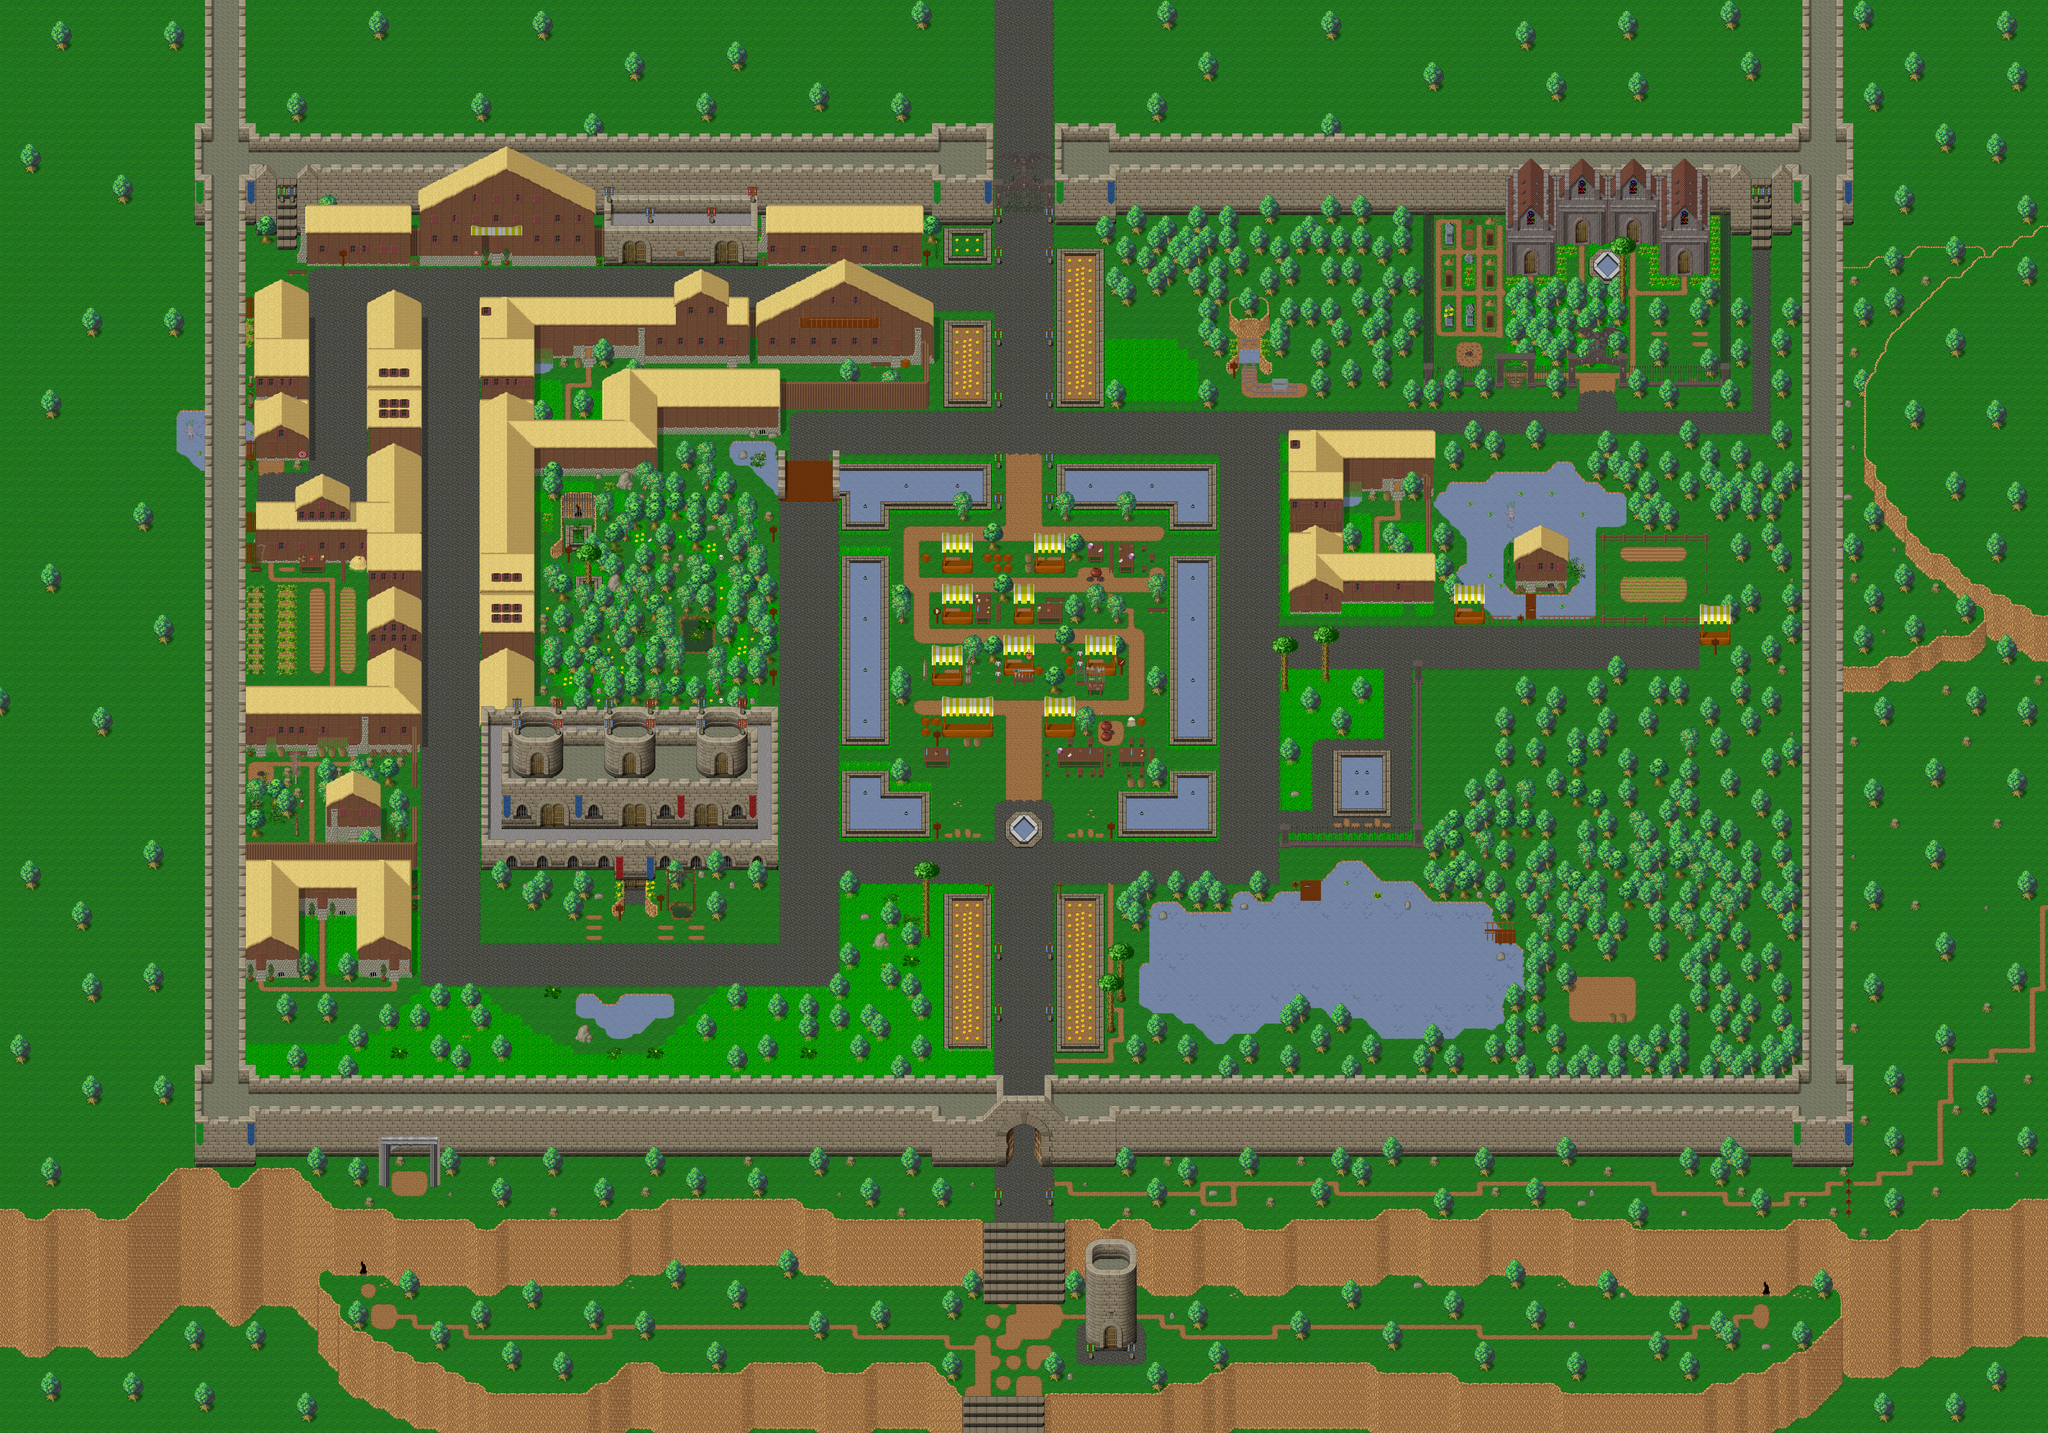

The image is a tile-based game level rendered from a .tmx file. Its description and source (layers, tilesets, objects; grid data summarised) follow:
An orthogonal 200x140 tile map with 32x32 px tiles, 5 tile layers (Ground, Fringe, Over 1, Over 2, ...), 2 hidden layers not drawn, 32 tilesets and 83 objects (52x PARTICLE_EFFECT, 16x warp, 11x spawn, 3x function, dyncollision).

<map version="1.8" tiledversion="1.8.0" orientation="orthogonal" renderorder="right-down" compressionlevel="0" width="200" height="140" tilewidth="32" tileheight="32" infinite="0" nextlayerid="15" nextobjectid="104">
 <properties>
  <property name="background0image" value="graphics/images/spit23loginwallpaper_800x600.png" />
  <property name="manaplus version" value="2" />
  <property name="minimap" value="graphics/minimaps/025-1.png" />
  <property name="music" value="sidequests.ogg" />
  <property name="name" value="Fortress Town - Holy Land" />
  <property name="overlay0image" value="graphics/images/ambient/clouds.png" />
  <property name="overlay0parallax" value="1.0" />
  <property name="overlay0scrollX" value="0.2" />
  <property name="overlay0scrollY" value="0.1" />
  <property name="overlay1image" value="graphics/images/ambient/darkness2.png" />
  <property name="overlay1mask" value="2" />
  <property name="overlay1parallax" value="1.0" />
  <property name="overlay1scrollX" value="0.2" />
  <property name="overlay1scrollY" value="0.1" />
  <property name="overlay2image" value="graphics/images/ambient/darkness1.png" />
  <property name="overlay2mask" value="4" />
  <property name="overlay2parallax" value="1.0" />
  <property name="overlay2scrollX" value="0.3" />
  <property name="overlay2scrollY" value="0.2" />
  <property name="overlay3image" value="graphics/images/ambient/night.png" />
  <property name="overlay3keepratio" value="true" />
  <property name="overlay3mask" value="8" />
  <property name="overlay4image" value="graphics/images/ambient/rain.png" />
  <property name="overlay4mask" value="16" />
  <property name="overlay4parallax" value="1.0" />
  <property name="overlay4scrollX" value="-0.3" />
  <property name="overlay4scrollY" value="1.1" />
  <property name="overlay5image" value="graphics/images/ambient/sandstorm.png" />
  <property name="overlay5mask" value="32" />
  <property name="overlay5parallax" value="1.0" />
  <property name="overlay5scrollX" value="0.2" />
  <property name="overlay5scrollY" value="0.1" />
  <property name="overlay6image" value="graphics/images/ambient/snow.png" />
  <property name="overlay6mask" value="64" />
  <property name="overlay6parallax" value="1.0" />
  <property name="overlay6scrollX" value="0.4" />
  <property name="overlay6scrollY" value="0.2" />
 </properties>
 <tileset firstgid="1" name="collision" tilewidth="32" tileheight="32" tilecount="9" columns="3">
  <image source="../graphics/tilesets/collision.png" width="96" height="96" />
 </tileset>
 <tileset firstgid="10" name="Block Walls" tilewidth="32" tileheight="32" tilecount="256" columns="16">
  <image source="../graphics/tilesets/blockWalls.png" width="512" height="512" />
 </tileset>
 <tileset firstgid="266" name="Block Walls 2" tilewidth="32" tileheight="32" tilecount="64" columns="16">
  <image source="../graphics/tilesets/blockWalls2.png" width="512" height="128" />
 </tileset>
 <tileset firstgid="330" name="Block Walls X2" tilewidth="32" tileheight="64" tilecount="16" columns="16">
  <image source="../graphics/tilesets/blockWalls_x2.png" width="512" height="64" />
 </tileset>
 <tileset firstgid="346" name="Cabanas e Fazenda" tilewidth="32" tileheight="32" tilecount="256" columns="16">
  <image source="../graphics/tilesets/woodland_village.png" width="512" height="512" />
 </tileset>
 <tileset firstgid="602" name="Cemiterio x32" tilewidth="32" tileheight="32" tilecount="42" columns="14">
  <image source="../graphics/tilesets/br/woodland_graveyard_ground.png" width="448" height="96" />
 </tileset>
 <tileset firstgid="644" name="Cemiterio x64" tilewidth="32" tileheight="64" tilecount="10" columns="10">
  <image source="../graphics/tilesets/woodland_graveyard_x2.png" width="320" height="64" />
 </tileset>
 <tileset firstgid="654" name="Cemiterio x96" tilewidth="32" tileheight="96" tilecount="80" columns="16">
  <image source="../graphics/tilesets/woodland_graveyard_x3.png" width="512" height="480" />
 </tileset>
 <tileset firstgid="734" name="concrete_walls" tilewidth="32" tileheight="32" tilecount="336" columns="16">
  <image source="../graphics/tilesets/concreteWalls.png" width="512" height="672" />
 </tileset>
 <tileset firstgid="1070" name="Deserto" tilewidth="32" tileheight="32" tilecount="256" columns="16">
  <image source="../graphics/tilesets/br/desert3.png" width="512" height="512" />
 </tileset>
 <tileset firstgid="1326" name="Deserto x3" tilewidth="32" tileheight="96" tilecount="48" columns="16">
  <image source="../graphics/tilesets/desert_x3.png" width="512" height="288" />
 </tileset>
 <tileset firstgid="1374" name="Forca" tilewidth="32" tileheight="160" tilecount="4" columns="4">
  <image source="../graphics/tilesets/br/forca_x5.png" width="128" height="160" />
 </tileset>
 <tileset firstgid="1378" name="grade" tilewidth="32" tileheight="96" tilecount="3" columns="3">
  <image source="../graphics/tilesets/grade_x3.png" width="96" height="96" />
 </tileset>
 <tileset firstgid="1381" name="Hotel (Interno)" tilewidth="32" tileheight="32" tilecount="256" columns="16">
  <image source="../graphics/tilesets/inn.png" width="512" height="512" />
 </tileset>
 <tileset firstgid="1637" name="Igrejas x32" tilewidth="32" tileheight="32" tilecount="126" columns="14">
  <image source="../graphics/tilesets/woodland_graveyard_crypt.png" width="448" height="288" />
 </tileset>
 <tileset firstgid="1763" name="Placas_x3" tilewidth="32" tileheight="64" tilecount="36" columns="9">
  <image source="../graphics/tilesets/signs_x2.png" width="288" height="256" />
 </tileset>
 <tileset firstgid="1799" name="Portal x128" tilewidth="32" tileheight="128" tilecount="48" columns="24">
  <image source="../graphics/tilesets/woodland_graveyard_x4.png" width="768" height="256" />
 </tileset>
 <tileset firstgid="1847" name="Portal x224" tilewidth="32" tileheight="224" tilecount="12" columns="12">
  <image source="../graphics/tilesets/woodland_graveyard_x7.png" width="384" height="224" />
 </tileset>
 <tileset firstgid="1859" name="Pots_x2" tilewidth="32" tileheight="64" tilecount="16" columns="16">
  <image source="../graphics/tilesets/pots_x2.png" width="512" height="64" />
 </tileset>
 <tileset firstgid="1875" name="Trinho x2" tilewidth="32" tileheight="64" tilecount="16" columns="16">
  <image source="../graphics/tilesets/rails_x2.png" width="512" height="64" />
 </tileset>
 <tileset firstgid="1891" name="Trilhos" tilewidth="32" tileheight="32" tilecount="168" columns="12">
  <image source="../graphics/tilesets/rails.png" width="384" height="448" />
 </tileset>
 <tileset firstgid="2059" name="Woodland" tilewidth="32" tileheight="32" tilecount="256" columns="16">
  <image source="../graphics/tilesets/woodland_ground.png" width="512" height="512" />
 </tileset>
 <tileset firstgid="2315" name="Woodland (interno)" tilewidth="32" tileheight="32" tilecount="256" columns="16">
  <image source="../graphics/tilesets/woodland_indoor.png" width="512" height="512" />
 </tileset>
 <tileset firstgid="2571" name="Woodland (interno) X2" tilewidth="32" tileheight="64" tilecount="48" columns="16">
  <image source="../graphics/tilesets/woodland_indoor_x2.png" width="512" height="192" />
 </tileset>
 <tileset firstgid="2619" name="Woodland_swamp" tilewidth="32" tileheight="32" tilecount="256" columns="16">
  <image source="../graphics/tilesets/woodland_swamp.png" width="512" height="512" />
 </tileset>
 <tileset firstgid="2875" name="Woodland_village_x2" tilewidth="32" tileheight="64" tilecount="16" columns="16">
  <image source="../graphics/tilesets/woodland_village_x2.png" width="512" height="64" />
 </tileset>
 <tileset firstgid="2891" name="Woodland_x2" tilewidth="32" tileheight="64" tilecount="32" columns="16">
  <image source="../graphics/tilesets/woodland_x2.png" width="512" height="128" />
 </tileset>
 <tileset firstgid="2923" name="Woodland X3" tilewidth="32" tileheight="96" tilecount="32" columns="16">
  <image source="../graphics/tilesets/woodland_x3.png" width="512" height="192" />
 </tileset>
 <tileset firstgid="2955" name="portal_x4" tilewidth="32" tileheight="128" tilecount="48" columns="24">
  <image source="../graphics/tilesets/woodland_graveyard_x4.png" width="768" height="256" />
 </tileset>
 <tileset firstgid="3003" name="portal_x7" tilewidth="32" tileheight="224" tilecount="12" columns="12">
  <image source="../graphics/tilesets/woodland_graveyard_x7.png" width="384" height="224" />
 </tileset>
 <tileset firstgid="3015" name="castle-walls" tilewidth="32" tileheight="32" tilecount="374" columns="17">
  <image source="../graphics/tilesets/castle1.png" width="544" height="704" />
 </tileset>
 <tileset firstgid="3389" source="../graphics/tilesets/collision.tsx" />
 <layer id="1" name="Ground" width="200" height="140">
  <data>[28000 cells, 28000 non-empty, 213 distinct tile ids]</data>
 </layer>
 <layer id="2" name="Fringe" width="200" height="140">
  <data>[28000 cells, 7108 non-empty, 450 distinct tile ids]</data>
 </layer>
 <layer id="3" name="Over 1" width="200" height="140">
  <data>[28000 cells, 2240 non-empty, 207 distinct tile ids]</data>
 </layer>
 <layer id="4" name="Over 2" width="200" height="140">
  <data>[28000 cells, 793 non-empty, 136 distinct tile ids]</data>
 </layer>
 <layer id="5" name="Over 3" width="200" height="140">
  <data>[28000 cells, 110 non-empty, 38 distinct tile ids]</data>
 </layer>
 <layer id="6" name="Collision" width="200" height="140" visible="0">
  <data>[28000 cells, 18685 non-empty, 4 distinct tile ids]</data>
 </layer>
 <layer id="14" name="Heights" width="200" height="140" visible="0">
  <data>[28000 cells, 0 non-empty, 0 distinct tile ids]</data>
 </layer>
 <objectgroup id="7" name="Objects" visible="0">
  <object id="99" name="Fortress Gate" type="dyncollision" x="3168" y="3584" width="64" height="32" />
  <object id="100" name="Curse Timer" type="function" x="3072" y="3904" width="256" height="32">
   <properties>
    <property name="doevent" value="#DungeonCore::OnCurse" />
   </properties>
  </object>
  <object id="101" name="Curse Timer" type="function" x="3136" y="704" width="128" height="32">
   <properties>
    <property name="doevent" value="#DungeonCore::OnCurse" />
   </properties>
  </object>
  <object id="102" name="Curse Timer" type="function" x="3872" y="1120" width="64" height="64">
   <properties>
    <property name="doevent" value="#DungeonCore::OnCurse" />
   </properties>
  </object>
 </objectgroup>
 <objectgroup color="#ff0000" id="10" name="spawns" visible="0">
  <object id="7" name="Moubi" type="spawn" x="799" y="2911" width="992" height="448">
   <properties>
    <property name="death" value="30000" />
    <property name="max_beings" value="6" />
    <property name="monster_id" value="1038" />
    <property name="spawn" value="60000" />
   </properties>
  </object>
  <object id="8" name="Moubi" type="spawn" x="800" y="832" width="672" height="1024">
   <properties>
    <property name="death" value="30000" />
    <property name="max_beings" value="6" />
    <property name="monster_id" value="1038" />
    <property name="spawn" value="60000" />
   </properties>
  </object>
  <object id="9" name="Croc" type="spawn" x="2142" y="704" width="800" height="736">
   <properties>
    <property name="death" value="30000" />
    <property name="max_beings" value="6" />
    <property name="monster_id" value="1006" />
    <property name="spawn" value="60000" />
   </properties>
  </object>
  <object id="10" name="Moubi" type="spawn" x="3457" y="704" width="800" height="576">
   <properties>
    <property name="death" value="30000" />
    <property name="max_beings" value="6" />
    <property name="monster_id" value="1038" />
    <property name="spawn" value="60000" />
   </properties>
  </object>
  <object id="11" name="Croc" type="spawn" x="4320" y="704" width="128" height="576">
   <properties>
    <property name="death" value="30000" />
    <property name="max_beings" value="6" />
    <property name="monster_id" value="1006" />
    <property name="spawn" value="60000" />
   </properties>
  </object>
  <object id="12" name="Croc" type="spawn" x="4321" y="2113" width="500" height="768">
   <properties>
    <property name="death" value="30000" />
    <property name="max_beings" value="6" />
    <property name="monster_id" value="1006" />
    <property name="spawn" value="60000" />
   </properties>
  </object>
  <object id="13" name="Moubi" type="spawn" x="4828" y="2300" width="768" height="1024">
   <properties>
    <property name="death" value="30000" />
    <property name="max_beings" value="6" />
    <property name="monster_id" value="1038" />
    <property name="spawn" value="60000" />
   </properties>
  </object>
  <object id="14" name="Croc" type="spawn" x="2149" y="2912" width="800" height="448">
   <properties>
    <property name="death" value="30000" />
    <property name="max_beings" value="6" />
    <property name="monster_id" value="1006" />
    <property name="spawn" value="60000" />
   </properties>
  </object>
  <object id="15" name="Croc" type="spawn" x="864" y="3552" width="1024" height="288">
   <properties>
    <property name="death" value="30000" />
    <property name="max_beings" value="6" />
    <property name="monster_id" value="1006" />
    <property name="spawn" value="60000" />
   </properties>
  </object>
  <object id="16" name="Croc" type="spawn" x="800" y="3616" width="1312" height="224">
   <properties>
    <property name="death" value="30000" />
    <property name="max_beings" value="6" />
    <property name="monster_id" value="1006" />
    <property name="spawn" value="60000" />
   </properties>
  </object>
  <object id="17" name="Croc" type="spawn" x="4288" y="3616" width="1312" height="224">
   <properties>
    <property name="death" value="30000" />
    <property name="max_beings" value="6" />
    <property name="monster_id" value="1006" />
    <property name="spawn" value="60000" />
   </properties>
  </object>
 </objectgroup>
 <objectgroup color="#ffff00" id="11" name="warps" visible="0">
  <object id="18" name="paraBar3" type="warp" x="1216" y="3008" width="32" height="32">
   <properties>
    <property name="dest_map" value="005-3" />
    <property name="dest_x" value="1472" />
    <property name="dest_y" value="4960" />
    <property name="npc_id" value="SCRIPT" />
   </properties>
  </object>
  <object id="19" name="paraBar1" type="warp" x="800" y="3008" width="32" height="32">
   <properties>
    <property name="dest_map" value="005-3" />
    <property name="dest_x" value="768" />
    <property name="dest_y" value="4960" />
    <property name="npc_id" value="SCRIPT" />
   </properties>
  </object>
  <object id="20" name="paraBar2" type="warp" x="992" y="2816" width="32" height="32">
   <properties>
    <property name="dest_map" value="005-3" />
    <property name="dest_x" value="1120" />
    <property name="dest_y" value="4640" />
    <property name="npc_id" value="SCRIPT" />
   </properties>
  </object>
  <object id="21" name="paraBanco2" type="warp" x="2240" y="800" width="64" height="32">
   <properties>
    <property name="dest_map" value="005-3" />
    <property name="dest_x" value="85" />
    <property name="dest_y" value="21" />
    <property name="npc_id" value="SCRIPT" />
   </properties>
  </object>
  <object id="22" name="paraBanco1" type="warp" x="1952" y="800" width="64" height="32">
   <properties>
    <property name="dest_map" value="005-3" />
    <property name="dest_x" value="71" />
    <property name="dest_y" value="21" />
    <property name="npc_id" value="SCRIPT" />
   </properties>
  </object>
  <object id="23" name="IgrejaLeste" type="warp" x="5088" y="736" width="32" height="32">
   <properties>
    <property name="dest_map" value="005-4" />
    <property name="dest_x" value="1056" />
    <property name="dest_y" value="1088" />
    <property name="npc_id" value="SCRIPT" />
   </properties>
  </object>
  <object id="24" name="IgrejaOeste" type="warp" x="4928" y="736" width="32" height="32">
   <properties>
    <property name="dest_map" value="005-4" />
    <property name="dest_x" value="832" />
    <property name="dest_y" value="1088" />
    <property name="npc_id" value="SCRIPT" />
   </properties>
  </object>
  <object id="25" name="paraQuartel" type="warp" x="1952" y="2752" width="64" height="32">
   <properties>
    <property name="dest_map" value="005-1" />
    <property name="dest_x" value="1728" />
    <property name="dest_y" value="2496" />
    <property name="npc_id" value="SCRIPT" />
   </properties>
  </object>
  <object id="26" name="paraBar4" type="warp" x="1248" y="2784" width="32" height="32">
   <properties>
    <property name="dest_map" value="005-3" />
    <property name="dest_x" value="49" />
    <property name="dest_y" value="143" />
    <property name="npc_id" value="SCRIPT" />
   </properties>
  </object>
  <object id="28" name="MuralhaCasteloOeste" type="warp" x="672" y="608" width="64" height="32">
   <properties>
    <property name="dest_map" value="002" />
    <property name="dest_x" value="672" />
    <property name="dest_y" value="3776" />
    <property name="npc_id" value="SCRIPT" />
   </properties>
  </object>
  <object id="29" name="MuralhaOeste" type="warp" x="864" y="608" width="64" height="32">
   <properties>
    <property name="dest_map" value="002" />
    <property name="dest_x" value="864" />
    <property name="dest_y" value="3776" />
    <property name="npc_id" value="SCRIPT" />
   </properties>
  </object>
  <object id="30" name="MuralhaCasteloLeste" type="warp" x="5664" y="608" width="64" height="32">
   <properties>
    <property name="dest_map" value="002" />
    <property name="dest_x" value="5664" />
    <property name="dest_y" value="3776" />
    <property name="npc_id" value="SCRIPT" />
   </properties>
  </object>
  <object id="31" name="MuralhaLeste" type="warp" x="5472" y="608" width="64" height="32">
   <properties>
    <property name="dest_map" value="002" />
    <property name="dest_x" value="5472" />
    <property name="dest_y" value="3776" />
    <property name="npc_id" value="SCRIPT" />
   </properties>
  </object>
  <object id="32" name="HotelBhramir" type="warp" x="1536" y="768" width="32" height="32">
   <properties>
    <property name="dest_map" value="005-3" />
    <property name="dest_x" value="29" />
    <property name="dest_y" value="54" />
    <property name="npc_id" value="SCRIPT" />
   </properties>
  </object>
  <object id="33" name="paraBaixo" type="warp" x="3072" y="3936" width="256" height="32">
   <properties>
    <property name="dest_map" value="025-2" />
    <property name="dest_x" value="99" />
    <property name="dest_y" value="25" />
   </properties>
  </object>
  <object id="103" name="Sunk Mines" type="warp" x="3872" y="1120" width="64" height="32">
   <properties>
    <property name="dest_map" value="005-3" />
    <property name="dest_x" value="49" />
    <property name="dest_y" value="143" />
    <property name="npc_id" value="SCRIPT" />
   </properties>
  </object>
 </objectgroup>
 <objectgroup color="#ff55ff" id="13" name="Particles" visible="0">
  <object id="45" name="graphics/particles/geyser.xml" type="PARTICLE_EFFECT" x="4240" y="2408" />
  <object id="46" name="graphics/particles/geyser.xml" type="PARTICLE_EFFECT" x="4240" y="2473" />
  <object id="47" name="graphics/particles/geyser.xml" type="PARTICLE_EFFECT" x="4271" y="2408" />
  <object id="48" name="graphics/particles/geyser.xml" type="PARTICLE_EFFECT" x="4271" y="2473" />
  <object id="49" name="graphics/particles/geyser.xml" type="PARTICLE_EFFECT" x="3728" y="2473" />
  <object id="50" name="graphics/particles/geyser.xml" type="PARTICLE_EFFECT" x="3568" y="2538" />
  <object id="51" name="graphics/particles/geyser.xml" type="PARTICLE_EFFECT" x="3728" y="1578" />
  <object id="52" name="graphics/particles/geyser.xml" type="PARTICLE_EFFECT" x="3728" y="2121" />
  </objectgroup>
</map>
<!-- 44 of 83 objects omitted -->
